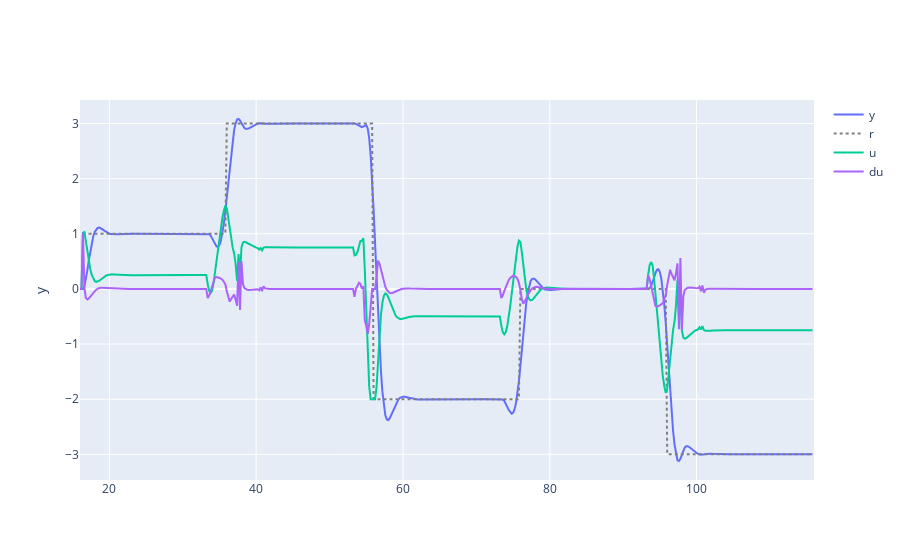

The code cell stored with this chart in its notebook:
### Code cell
A, B, C, D = ctrl.ssdata(Gd)
N1 = 1
N2 = 15
N = N2 - N1 + 1
Nu = 5
lamda = 0.5
# Nss = 100
controller = DMC(N1=N1, N2=N2, Nu=Nu, Nss=Nss, lamda=lamda, T_s=T_s, model=yd[1:])

constraints = {
    "u_max": 2,
    "u_min": -2,
    # "delta_u_max": 1,
    # "delta_u_min": -1,
    "y_max": 3,
    "y_min": -3,
}

x0 = np.zeros((A.shape[0], 1))
u = 0 
du = 0
k = np.arange(0, Nss + 500, 1)

y_t = C@x0
u_k = np.array([u])
du_k = np.array([0])
t = np.array([0])
r = 0*k + 1
r[100+Nss:] = 3
r[200+Nss:] = -2
r[300+Nss:] = 0
r[400+Nss:] = -3
# 
x=x0
y=(C@x0)[0]

for i in (k):
    
    if i > Nss:
        if i > max(k) - N:
            du = controller.get_u(y, r[i], constraints)[0]
        else:
            du = controller.get_u(y, np.array([r[i:i+N]]).T, constraints)[0]  
        u = u + du

    x_k = A @ x + B*(u) 
    y = C @ x

    x = x_k
    
    y_t = np.hstack((y_t, y))
    u_k = np.hstack((u_k, u))
    du_k = np.hstack((du_k, du))

fig = go.Figure()
fig.add_trace(go.Scatter(x=k*T_s, y=y_t[0][:-1], mode='lines', name='y'))
fig.add_trace(go.Scatter(x=k*T_s, y=r, mode='lines', name='r', line=dict(dash='dot', color='gray')))
fig.add_trace(go.Scatter(x=k*T_s, y=u_k, mode='lines', name='u'))
fig.add_trace(go.Scatter(x=k*T_s, y=du_k, mode='lines', name='du'))
fig.update_layout(
    # xaxis_title="t [s]",
    yaxis_title="y"
)
fig.update_layout(xaxis_range=[Nss*T_s, (Nss + 500)*T_s])
fig.show()

### Figure 1 — Plotly figure (JSON) as saved in the notebook; plotly's stock layout.template omitted (floating-point values rounded to 4 significant figures; data arrays with more than 128 entries replaced by an {"elided": "..."} marker saying what was removed)
{"data": [{"mode": "lines", "name": "y", "type": "scatter", "x": {"elided": "580 float values"}, "y": {"elided": "580 float values"}}, {"line": {"color": "gray", "dash": "dot"}, "mode": "lines", "name": "r", "type": "scatter", "x": {"elided": "580 float values"}, "y": {"elided": "580 int values"}}, {"mode": "lines", "name": "u", "type": "scatter", "x": {"elided": "580 float values"}, "y": {"elided": "581 float values"}}, {"mode": "lines", "name": "du", "type": "scatter", "x": {"elided": "580 float values"}, "y": {"elided": "581 float values"}}], "layout": {"xaxis": {"range": [16, 116]}, "yaxis": {"title": {"text": "y"}}}}
